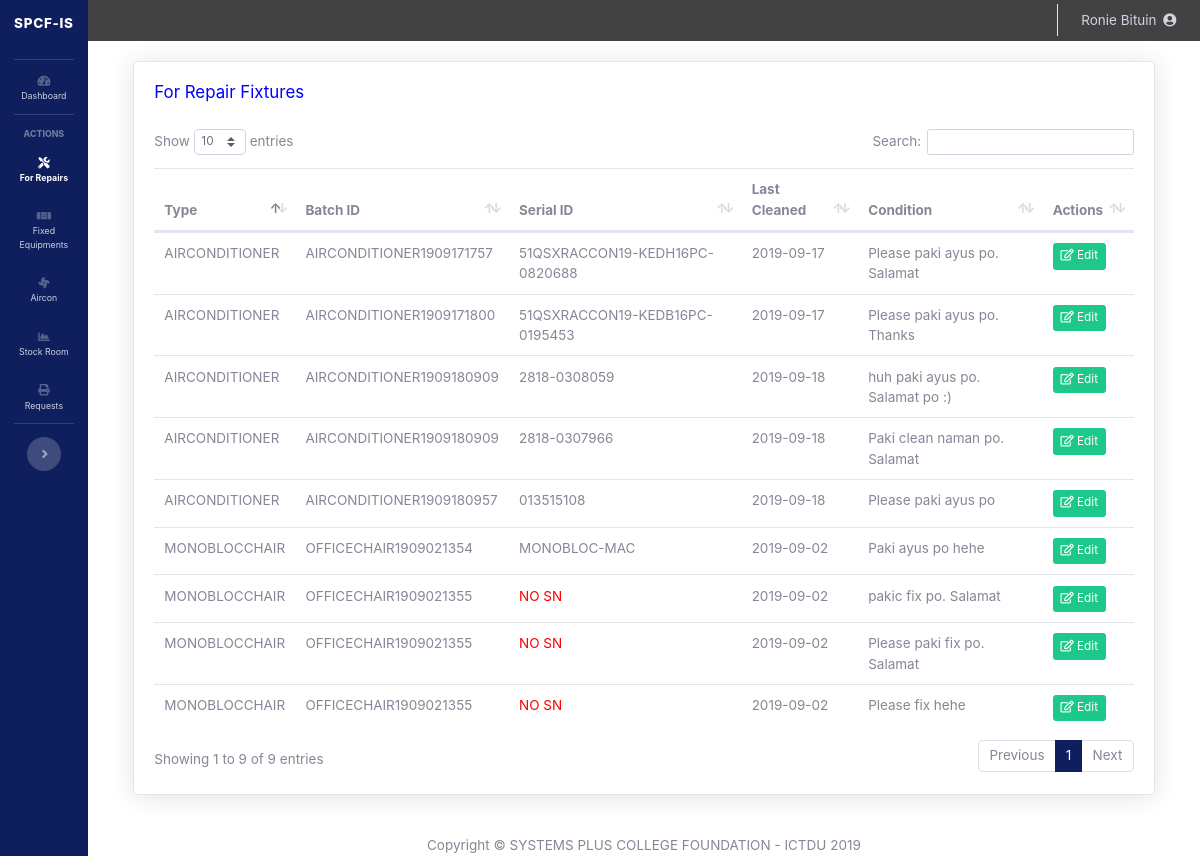
Before: /ppfo/for_repair_fixtures.php (signed in) with the older database file.
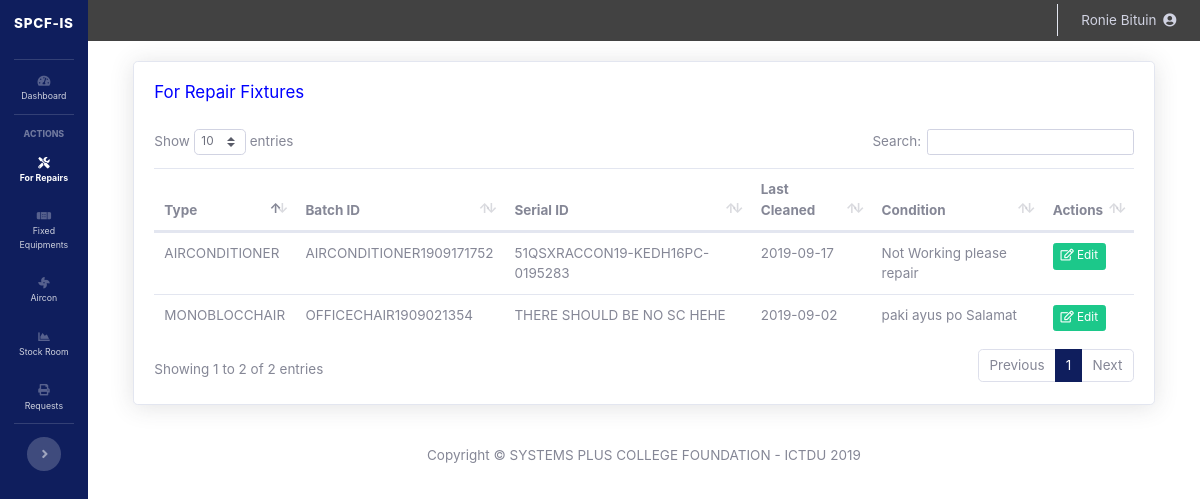
After: the same page with the newer database file.
### tables this page shows
CREATE TABLE `fixture` (
  `id` int(11) NOT NULL,
  `type` text NOT NULL,
  `batch_code` varchar(64) NOT NULL,
  `serial_no` varchar(64) DEFAULT NULL,
  `building_id` int(11) NOT NULL,
  `lab_id` varchar(64) NOT NULL,
  `date_added` datetime NOT NULL,
  `date_last_clean` date NOT NULL DEFAULT current_timestamp(),
  `fixture_condition` text NOT NULL DEFAULT 'working',
  `remarks` varchar(64) NOT NULL
);

### ppfo/for_repair_fixtures.php (the view, shortened to what this page needs)
<?php
include('sidebar.php');
include('process_misc_things.php');
?>
<!DOCTYPE html>
<html>
<head>
	<link href="../vendor/datatables/dataTables.bootstrap4.min.css" rel="stylesheet">
</head>
<body id="page-top">
  <div id="wrapper" style="width: 100% !important;">
    <div id="content-wrapper" class="d-flex flex-column">
      <div id="content">
	<?php
	include('topbar.php');
?>
<div class="container-fluid">
	<div class='card shadow row justify-content-center' style="padding: 20px;">
	<?php
		echo "<h5 style='color: blue;'>For Repair Fixtures</h5>";
	?>
	<br/>
	<?php
		$getFixtureForRepair = mysqli_query($mysqli, "SELECT * FROM fixture WHERE remarks='For Repair'");
	?>
	<table class="table" id="dataTable" width="100%" cellspacing="0">
	<thead>
		<tr>
			<th>Type</th>
			<th>Batch ID</th>
			<th>Serial ID</th>
			<th>Last Cleaned</th>
			<th>Condition</th>
			<th>Actions</th>
		</tr>
	</thead>
			<?php
			if(mysqli_num_rows($getFixtureForRepair)==0){
				echo "<div class='alert alert-warning'>No Fixture(s) currently for repair</div>";
			}
			else{
				while($fixture_row=$getFixtureForRepair->fetch_assoc()){ ?>
		<tr>
			<td><?php echo strtoupper($fixture_row['type']); ?></td>
			<td><?php echo $fixture_row['batch_code']; ?></td>
			<td><?php if($fixture_row['serial_no']==''){echo "<font color='red'>NO SN</font>";}else{echo $fixture_row['serial_no'];} ?></td>
			<td><?php echo $fixture_row['date_last_clean']; ?></td>
			<td><?php echo $fixture_row['fixture_condition']; ?></td>
			<td>
			<a target="_blank" class="btn btn-success btn-secondary btn-sm" href="<?php echo 'report_fixture.php'.'?fixture_id='.$fixture_row['id'].'&is_fix=true'; ?>"><i class="far fa-edit"></i> Edit</a>
			</td>
		</tr>
			<?php
				}}
			?>
	</table>
	</div>
	<?php
	include('footer.php');
?>

Changed rows visible on the page:
removed fixture: type "MONOBLOCCHAIR", batch_code "OFFICECHAIR1909021355", serial_no "NO SN", date_last_clean "2019-09-02", fixture_condition "pakic fix po. Salamat"
removed fixture: type "MONOBLOCCHAIR", batch_code "OFFICECHAIR1909021355", serial_no "NO SN", date_last_clean "2019-09-02", fixture_condition "Please paki fix po. Salamat"
removed fixture: type "MONOBLOCCHAIR", batch_code "OFFICECHAIR1909021355", serial_no "NO SN", date_last_clean "2019-09-02", fixture_condition "Please fix hehe"
removed fixture: type "AIRCONDITIONER", batch_code "AIRCONDITIONER1909171757", serial_no "51QSXRACCON19-KEDH16PC-0820688", date_last_clean "2019-09-17", fixture_condition "Please paki ayus po. Salamat"
no longer on this page (row edited): fixture: type "AIRCONDITIONER", batch_code "AIRCONDITIONER1909171800", serial_no "51QSXRACCON19-KEDB16PC-0195453", date_last_clean "2019-09-17", fixture_condition "Please paki ayus po. Thanks"
removed fixture: type "AIRCONDITIONER", batch_code "AIRCONDITIONER1909180909", serial_no "2818-0308059", date_last_clean "2019-09-18", fixture_condition "huh paki ayus po. Salamat po :)"
removed fixture: type "AIRCONDITIONER", batch_code "AIRCONDITIONER1909180909", serial_no "2818-0307966", date_last_clean "2019-09-18", fixture_condition "Paki clean naman po. Salamat"
removed fixture: type "AIRCONDITIONER", batch_code "AIRCONDITIONER1909180957", serial_no "013515108", date_last_clean "2019-09-18", fixture_condition "Please paki ayus po"
changed fixture "MONOBLOCCHAIR": serial_no "MONOBLOC-MAC" → "THERE SHOULD BE NO SC HEHE"; fixture_condition "Paki ayus po hehe" → "paki ayus po Salamat"
now on this page (row edited): fixture: type "AIRCONDITIONER", batch_code "AIRCONDITIONER1909171752", serial_no "51QSXRACCON19-KEDH16PC-0195283", date_last_clean "2019-09-17", fixture_condition "Not Working please repair"
Other visible differences:
text written by a page script: "Show entries Search: Showing 1 to 9 of 9 entries Previous 1 Next" → "Show entries Search: Showing 1 to 2 of 2 entries Previous 1 Next"
